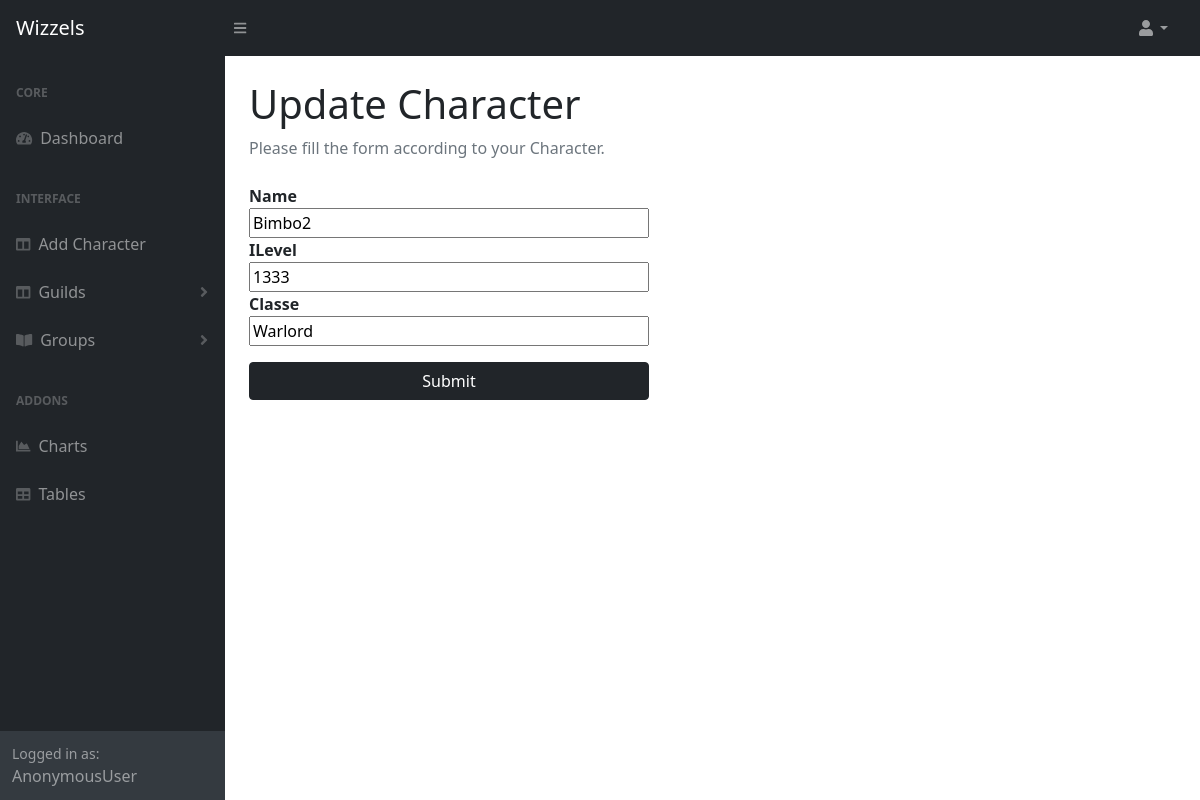
Page /updatechar/12/ on the committed database.
### guildboard/models.py (models this page shows, shortened)
class Character(models.Model):
    user = models.ForeignKey(User, on_delete=models.CASCADE, null=True)
    name = models.CharField(max_length=64)
    iLevel = models.IntegerField(null=False)
    guildRole = models.CharField(max_length=64, default="Member")
    classe = models.CharField(max_length=64, default="")
    guild = models.ForeignKey(Guild, on_delete=models.CASCADE, blank=True, null=True)

### guildboard/views.py (the view)
# urls.py: path("updatechar/<str:pk>/", views.updateChar, name="updatechar"),
def updateChar(request, pk):
    char = Character.objects.get(id=pk)
    form = CharacterForm(instance=char)
    if request.method == "POST":
        form = CharacterForm(request.POST, instance=char)
        if form.is_valid():
            form.save()
            return redirect('index')
    context = {"form":form}
    return render(request, "guildboard/updatechar.html", context)

### guildboard/forms.py
class CharacterForm(ModelForm):
    class Meta:
        model = Character
        fields = ["name", "iLevel", "classe"]

### guildboard/templates/guildboard/updatechar.html (shortened to what this page needs)
{% extends "guildboard/layout.html"%}
{% block pageTitle %}Update Character{% endblock %}
{% block pageInfo %}Please fill the form according to your Character.{% endblock %}
{% block body %}
<form action="" method="POST" style="display: flex; flex-direction: column; width: 400px;">
    <strong>{{ form.name.label }}</strong>
    {{ form.name }}
    <strong>{{ form.iLevel.label }}</strong>
    {{ form.iLevel }}
    <strong>{{ form.classe.label }}</strong>
    {{ form.classe }}
    <input class="btn btn-dark mt-3" type="submit" name="Submit">
</form>
{% endblock %}

### rows in the picture
Character: name "Bimbo2", iLevel "1333", classe "Warlord"

### other values in the picture
{{ user }} "AnonymousUser"
